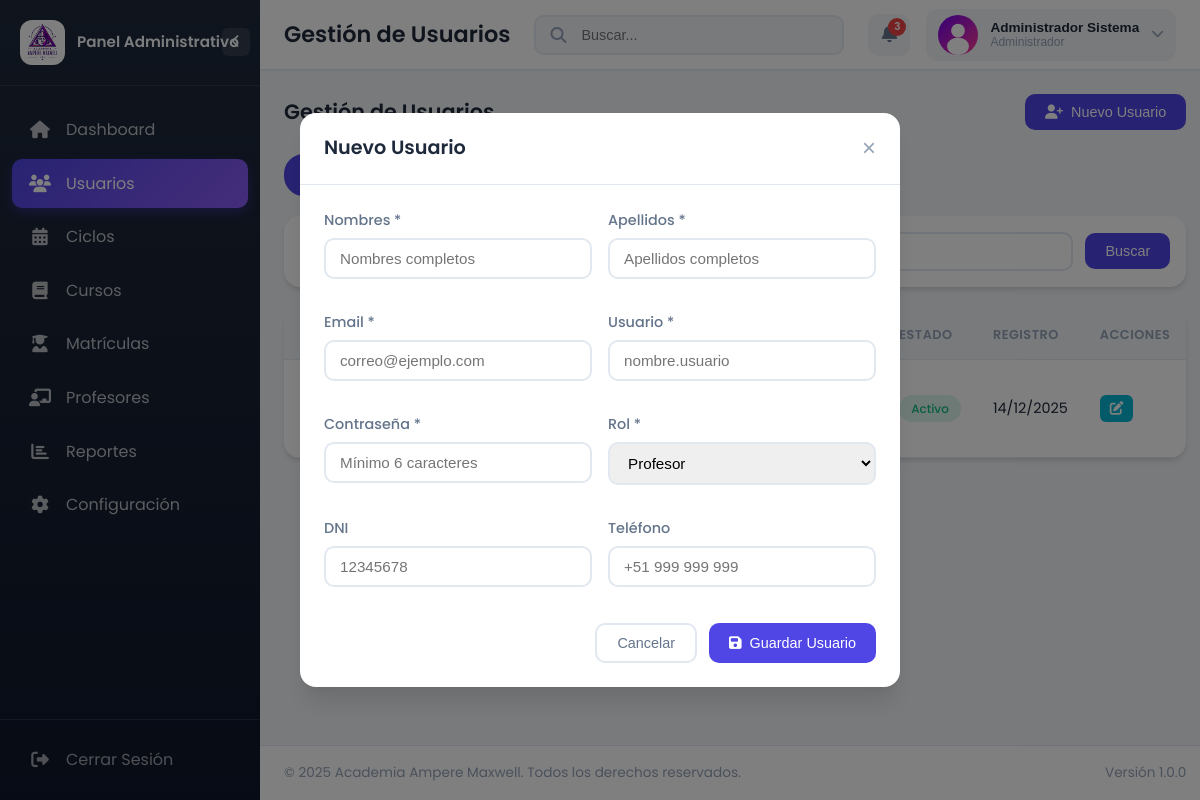
The app's page /intranet/admin/usuarios.php?action=new&type=profesor (signed in) with its own data.
### tables this page shows
CREATE TABLE IF NOT EXISTS usuarios (
    id_usuario INT AUTO_INCREMENT PRIMARY KEY,
    id_rol INT NOT NULL,
    username VARCHAR(50) NOT NULL UNIQUE,
    email VARCHAR(100) NOT NULL UNIQUE,
    password_hash VARCHAR(255) NOT NULL,
    nombres VARCHAR(100) NOT NULL,
    apellidos VARCHAR(100) NOT NULL,
    dni VARCHAR(8) UNIQUE,
    telefono VARCHAR(15),
    direccion TEXT,
    fecha_nacimiento DATE,
    foto_perfil VARCHAR(255),
    estado ENUM('activo', 'inactivo', 'suspendido') DEFAULT 'activo',
    ultimo_acceso TIMESTAMP NULL,
    fecha_creacion TIMESTAMP DEFAULT CURRENT_TIMESTAMP,
    fecha_actualizacion TIMESTAMP DEFAULT CURRENT_TIMESTAMP ON UPDATE CURRENT_TIMESTAMP,
    FOREIGN KEY (id_rol) REFERENCES roles(id_rol) ON DELETE RESTRICT,
    INDEX idx_username (username),
    INDEX idx_email (email),
    INDEX idx_dni (dni),
    INDEX idx_estado (estado)
);

CREATE TABLE IF NOT EXISTS roles (
    id_rol INT AUTO_INCREMENT PRIMARY KEY,
    nombre_rol VARCHAR(50) NOT NULL UNIQUE,
    descripcion TEXT,
    permisos JSON,
    fecha_creacion TIMESTAMP DEFAULT CURRENT_TIMESTAMP,
    fecha_actualizacion TIMESTAMP DEFAULT CURRENT_TIMESTAMP ON UPDATE CURRENT_TIMESTAMP
);

### intranet/php/auth/Auth.php (called while the page is built, shortened)
<?php
class Auth {
    public static function getUser() {
        return $_SESSION['user'] ?? null;
    }
    public static function getAvatarUrl($avatarPath = null) {
        return APP_URL . '/intranet/assets/images/default-avatar.svg';
    }
}
?>

### intranet/admin/usuarios.php (the view, shortened to what this page needs)
<?php
require_once __DIR__ . '/../php/auth/Auth.php';
$pageTitle = 'Gestión de Usuarios';
$db = new Database();
$conn = $db->getConnection();
$filter = $_GET['filter'] ?? 'all';
$sql = "SELECT u.*, r.nombre_rol FROM usuarios u INNER JOIN roles r ON u.id_rol = r.id_rol WHERE 1=1";
$params = [];
$sql .= " ORDER BY u.fecha_creacion DESC";
$stmt = $conn->prepare($sql);
$stmt->execute($params);
$usuarios = $stmt->fetchAll();
$roles = $conn->query("SELECT * FROM roles ORDER BY id_rol")->fetchAll();
$showModal = isset($_GET['action']) && $_GET['action'] === 'new';
$presetRole = $_GET['type'] ?? null;
?>
<!DOCTYPE html>
<html lang="es">
<head>
    <link rel="stylesheet" href="../assets/css/dashboard.css">
    <link rel="stylesheet" href="https://cdnjs.cloudflare.com/ajax/libs/font-awesome/6.5.0/css/all.min.css">
</head>
<body class="dashboard-page">
    <div class="dashboard-wrapper">
        <?php include __DIR__ . '/../components/sidebar.php'; ?>
        <div class="main-content">
            <?php include __DIR__ . '/../components/header.php'; ?>
            <div class="content-wrapper">
                <div style="display: flex; justify-content: space-between; align-items: center; margin-bottom: 24px; flex-wrap: wrap; gap: 16px;">
                    <h2 style="font-size: 1.3rem; font-weight: 600;">Gestión de Usuarios</h2>
                    <button class="btn btn-primary" onclick="openModal()">
                        <i class="fas fa-user-plus"></i> Nuevo Usuario
                    </button>
                </div>
                <div class="filter-tabs">
                    <a href="?filter=all" class="filter-tab <?= $filter === 'all' ? 'active' : '' ?>">Todos</a>
                    <a href="?filter=alumnos" class="filter-tab <?= $filter === 'alumnos' ? 'active' : '' ?>">Alumnos</a>
                    <a href="?filter=profesores" class="filter-tab <?= $filter === 'profesores' ? 'active' : '' ?>">Profesores</a>
                    <a href="?filter=admins" class="filter-tab <?= $filter === 'admins' ? 'active' : '' ?>">Administradores</a>
                </div>
                <div class="card" style="margin-bottom: 24px;">
                    <div class="card-body" style="padding: 16px;">
                        <form method="GET" style="display: flex; gap: 12px; align-items: center;">
                            <div style="flex: 1; position: relative;">
                            </div>
                            <button type="submit" class="btn btn-primary">Buscar</button>
                        </form>
                    </div>
                </div>
                <div class="card">
                    <div class="card-body" style="padding: 0;">
                        <div class="table-wrapper">
                            <table class="data-table">
                                <thead>
                                    <tr>
                                        <th>Usuario</th>
                                        <th>Email</th>
                                        <th>DNI</th>
                                        <th>Rol</th>
                                        <th>Estado</th>
                                        <th>Registro</th>
                                        <th>Acciones</th>
                                    </tr>
                                </thead>
                                <tbody>
                                    <?php if (empty($usuarios)): ?>
                                        <tr>
                                            <td colspan="7" style="text-align: center; padding: 40px; color: var(--dash-text-muted);">
                                                <i class="fas fa-users" style="font-size: 2rem; display: block; margin-bottom: 10px;"></i>
                                                No se encontraron usuarios
                                            </td>
                                        </tr>
                                    <?php else: ?>
                                        <?php foreach ($usuarios as $u): ?>
                                            <tr>
                                                <td>
                                                    <div style="display: flex; align-items: center; gap: 12px;">
                                                        <div>
                                                            <strong><?= htmlspecialchars($u['nombres'] . ' ' . $u['apellidos']) ?></strong>
                                                            <br><small style="color: var(--dash-text-muted);">@<?= htmlspecialchars($u['username']) ?></small>
                                                        </div>
                                                    </div>
                                                </td>
                                                <td><?= htmlspecialchars($u['email']) ?></td>
                                                <td><?= htmlspecialchars($u['dni'] ?? '-') ?></td>
                                                <td>
                                                    <span class="badge badge-<?= $u['id_rol'] == 1 ? 'danger' : ($u['id_rol'] == 2 ? 'info' : 'primary') ?>">
                                                    </span>
                                                </td>
                                                <td>
                                                    <span class="badge badge-<?= $u['estado'] === 'activo' ? 'success' : ($u['estado'] === 'suspendido' ? 'danger' : 'warning') ?>">
                                                        <?= ucfirst($u['estado']) ?>
                                                    </span>
                                                </td>
                                                <td><?= date('d/m/Y', strtotime($u['fecha_creacion'])) ?></td>
                                                <td>
                                                    <div class="user-actions">
                                                        <button class="btn-edit" onclick="editUser(<?= $u['id_usuario'] ?>)" title="Editar">
                                                            <i class="fas fa-edit"></i>
                                                        </button>
                                                    </div>
                                                </td>
                                            </tr>
                                        <?php endforeach; ?>
                                    <?php endif; ?>
                                </tbody>
                            </table>
                        </div>
                    </div>
                </div>
            </div>
            <?php include __DIR__ . '/../components/footer.php'; ?>
        </div>
    </div>
    <div class="modal-form <?= $showModal ? 'show' : '' ?>" id="userModal">
        <div class="modal-content-form">
            <div class="modal-header-form">
                <h3 id="modalTitle" style="font-size: 1.2rem; font-weight: 600;">Nuevo Usuario</h3>
                <button class="close-modal-btn" onclick="closeModal()">&times;</button>
            </div>
            <div class="modal-body-form">
                <form method="POST" id="userForm">
                    <div class="form-grid">
                        <div class="form-group">
                            <label>Nombres *</label>
                            <input type="text" name="nombres" id="inputNombres" required placeholder="Nombres completos">
                        </div>
                        <div class="form-group">
                            <label>Apellidos *</label>
                            <input type="text" name="apellidos" id="inputApellidos" required placeholder="Apellidos completos">
                        </div>
                        <div class="form-group">
                            <label>Email *</label>
                            <input type="email" name="email" id="inputEmail" required placeholder="correo@ejemplo.com">
                        </div>
                        <div class="form-group">
                            <label>Usuario *</label>
                            <input type="text" name="username" id="inputUsername" required placeholder="nombre.usuario">
                        </div>
                        <div class="form-group">
                            <label id="passwordLabel">Contraseña *</label>
                            <input type="password" name="password" id="inputPassword" placeholder="Mínimo 6 caracteres" minlength="6">
                        </div>
                        <div class="form-group">
                            <label>Rol *</label>
                            <select name="id_rol" id="inputRol" required>
                                <?php foreach ($roles as $rol): ?>
                                    <option value="<?= $rol['id_rol'] ?>" <?= ($presetRole === 'alumno' && $rol['id_rol'] == 3) || ($presetRole === 'profesor' && $rol['id_rol'] == 2) ? 'selected' : '' ?>>
                                        <?= htmlspecialchars($rol['nombre_rol']) ?>
                                    </option>
                                <?php endforeach; ?>
                            </select>
                        </div>
                        <div class="form-group">
                            <label>DNI</label>
                            <input type="text" name="dni" id="inputDni" placeholder="12345678" maxlength="8">
                        </div>
                        <div class="form-group">
                            <label>Teléfono</label>
                            <input type="text" name="telefono" id="inputTelefono" placeholder="+51 999 999 999">
                        </div>
                    </div>
                    <div style="display: flex; gap: 12px; justify-content: flex-end; margin-top: 20px;">
                        <button type="button" class="btn btn-outline" onclick="closeModal()">Cancelar</button>
                        <button type="submit" class="btn btn-primary" id="submitBtn">
                            <i class="fas fa-save"></i> <span id="submitText">Guardar Usuario</span>
                        </button>
                    </div>
                </form>
            </div>
        </div>
    </div>
</body>
</html>

### intranet/components/header.php (shortened to what this page needs)
<?php
require_once __DIR__ . '/../php/auth/Auth.php';
$user = Auth::getUser();
$userName = $user['nombres'] . ' ' . $user['apellidos'];
$userRole = $user['nombre_rol'];
$userAvatar = $user['foto_perfil'] ?? null;
$avatarUrl = Auth::getAvatarUrl($userAvatar);
$pageTitle = $pageTitle ?? 'Dashboard';
?>
<header class="main-header">
    <div class="header-left">
        <div class="breadcrumb">
            <h1 class="page-title"><?= htmlspecialchars($pageTitle) ?></h1>
        </div>
    </div>
    <div class="header-center">
        <div class="search-box">
            <i class="fas fa-search search-icon"></i>
            <input type="text" class="search-input" placeholder="Buscar...">
        </div>
    </div>
    <div class="header-right">
        <div class="header-notifications dropdown">
            <button class="notification-btn" id="notificationBtn">
                <i class="fas fa-bell"></i>
                <span class="notification-badge">3</span>
            </button>
        </div>
        <div class="header-user dropdown">
            <button class="user-btn" id="userBtn">
                <img src="<?= $avatarUrl ?>" alt="Avatar" class="user-avatar" onerror="this.src='<?= APP_URL ?>/intranet/assets/images/default-avatar.svg'">
                <div class="user-info">
                    <span class="user-name"><?= htmlspecialchars($userName) ?></span>
                    <span class="user-role"><?= htmlspecialchars($userRole) ?></span>
                </div>
                <i class="fas fa-chevron-down"></i>
            </button>
        </div>
    </div>
</header>

### intranet/admin/usuarios.php (style rules this page uses)
.modal-form { position: fixed; inset: 0; background: rgba(0,0,0,0.5); display: none; align-items: center; justify-content: center; z-index: 2000; padding: 20px; }
.modal-form.show { display: flex; }
.modal-content-form { background: var(--dash-bg-card); border-radius: 16px; width: 100%; max-width: 600px; max-height: 90vh; overflow-y: auto; box-shadow: var(--dash-shadow-xl); }
.modal-header-form { padding: 20px 24px; border-bottom: 1px solid var(--dash-border); display: flex; justify-content: space-between; align-items: center; }
.modal-body-form { padding: 24px; }
.form-grid { display: grid; grid-template-columns: 1fr 1fr; gap: 16px; }
.form-group { margin-bottom: 16px; }
.form-group label { display: block; margin-bottom: 6px; font-weight: 500; font-size: 0.9rem; color: var(--dash-text-secondary); }
.form-group input, .form-group select { width: 100%; padding: 10px 14px; border: 2px solid var(--dash-border); border-radius: 10px; font-size: 0.95rem; transition: all var(--transition-fast); }
.close-modal-btn { background: none; border: none; font-size: 1.5rem; cursor: pointer; color: var(--dash-text-muted); }
.filter-tabs { display: flex; gap: 8px; margin-bottom: 20px; flex-wrap: wrap; }
.filter-tab { padding: 8px 16px; border-radius: 20px; border: 2px solid var(--dash-border); background: transparent; font-size: 0.85rem; cursor: pointer; transition: all var(--transition-fast); text-decoration: none; color: var(--dash-text-secondary); }
.filter-tab:hover, .filter-tab.active { background: var(--dash-primary); border-color: var(--dash-primary); color: #fff; }
.user-actions { display: flex; gap: 8px; }
.user-actions button { padding: 6px 10px; border: none; border-radius: 6px; cursor: pointer; font-size: 0.85rem; transition: all var(--transition-fast); }
.btn-edit { background: var(--dash-info); color: #fff; }

### records on screen
usuarios: userName "Administrador Sistema", id_rol.nombre_rol "Administrador", estado "Activo", fecha_creacion "14/12/2025"

### other values on screen
$roleTitle "Panel Administrativo"
$item['label'] "Dashboard"
$item['label'] "Usuarios"
$item['label'] "Ciclos"
$item['label'] "Cursos"
$item['label'] "Matrículas"
$item['label'] "Profesores"
$item['label'] "Reportes"
$item['label'] "Configuración"
$pageTitle "Gestión de Usuarios"
form field id_rol "Profesor"
